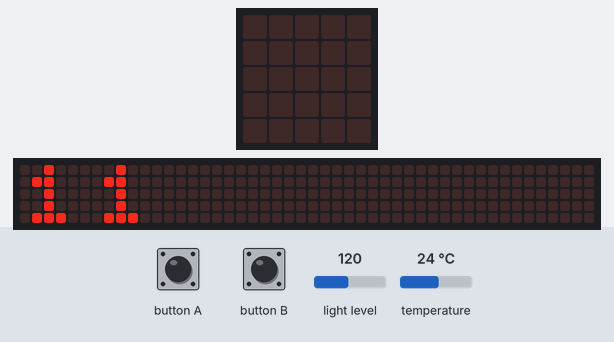
The program below on a simulated BBC micro:bit (MakeCode). Parts: the board's 5×5 LED display, a strip that is not on the board, showing the scrolling text unrolled. The test bench sets the inputs (shaded band); at power-on: light level 120, temperature 24 °C. The 48×5 strip is a reading aid, not a part: it shows the text the display is scrolling, unrolled, one strip-width of it at a time.

Above: at 9.5 s.
11.2 s: button A pressed for 0.15 s
At 11.5 s:
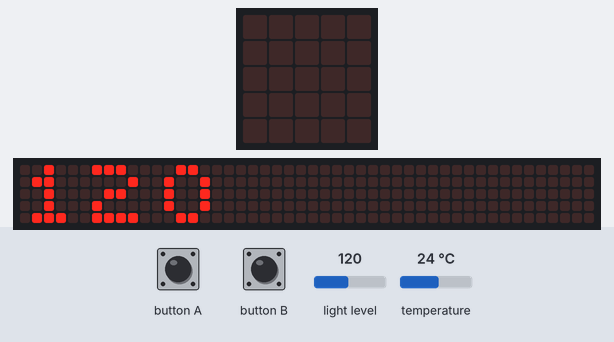
11.9 s: button B pressed for 0.15 s
12.6 s: button A pressed for 0.15 s
13.3 s: light level set to 191
At 17.83 s:
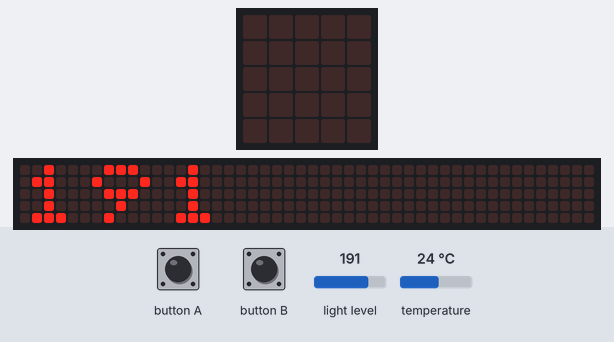
20.6 s: button A pressed for 0.15 s
At 22.62 s:
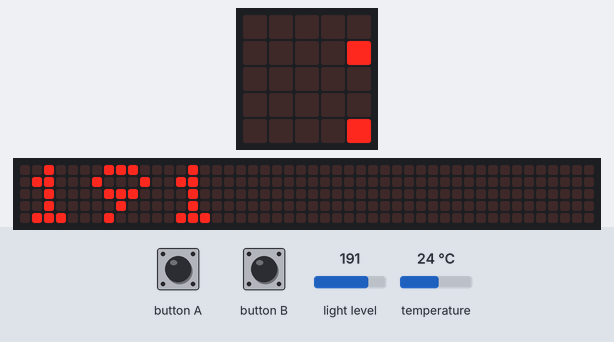
26.7 s: button B pressed for 0.15 s
At 27.07 s:
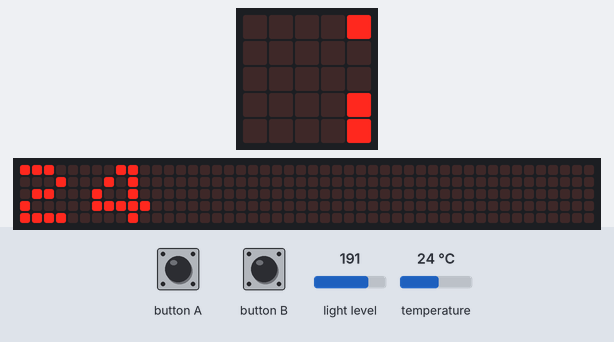

Measured:
- after the input at 11.2 s, the display: changes after 0.15 s (image 1)
- after the input at 26.7 s, the display: first changes after 0.15 s (image 4 shows a later state)
- what the display in image 0 shows lasts 0.4 s, from 9.5 s to 9.9 s

The program:

main.ts
```typescript
input.onButtonPressed(Button.A, function () {
    basic.showNumber(input.lightLevel())
    basic.pause(1000)
    basic.clearScreen()
})
input.onButtonPressed(Button.B, function () {
    basic.showNumber(input.temperature())
    basic.pause(1000)
    basic.clearScreen()
})
basic.showString("Tony 6A 11")
basic.forever(function () {

})
```

test.ts
```typescript
// 在這裡測試；當此封包作為擴充功能時，將不會編譯此內容。
```
